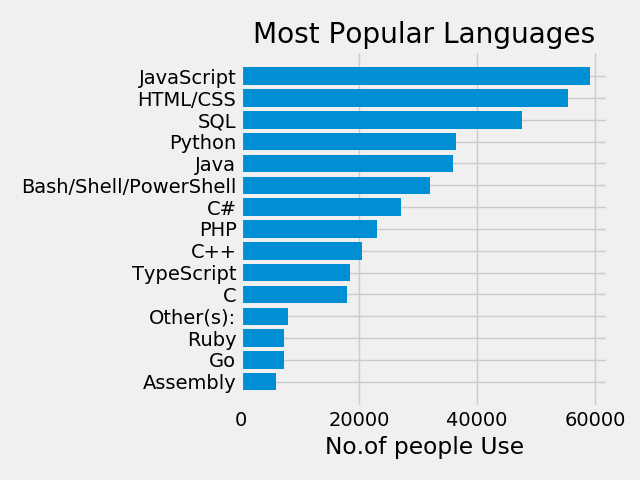

Python code for this plot:
from matplotlib import pyplot as plt
from collections import Counter
import pandas as pd

plt.style.use("fivethirtyeight")

data = pd.read_csv('bar_plot_2_data.csv')
lang_responses = data['LanguagesWorkedWith']

language_counter = Counter()

for response in lang_responses:
	language_counter.update(response.split(';'))

languages = []
popularity = []

for item in language_counter.most_common(15):
	languages.append(item[0])
	popularity.append(item[1])

languages.reverse()
popularity.reverse()

plt.barh(languages, popularity)


plt.title('Most Popular Languages')
# plt.ylabel('Porgramming Languages')
plt.xlabel('No.of people Use')

plt.tight_layout()

plt.savefig('bar_plot_2.png')

plt.show()
